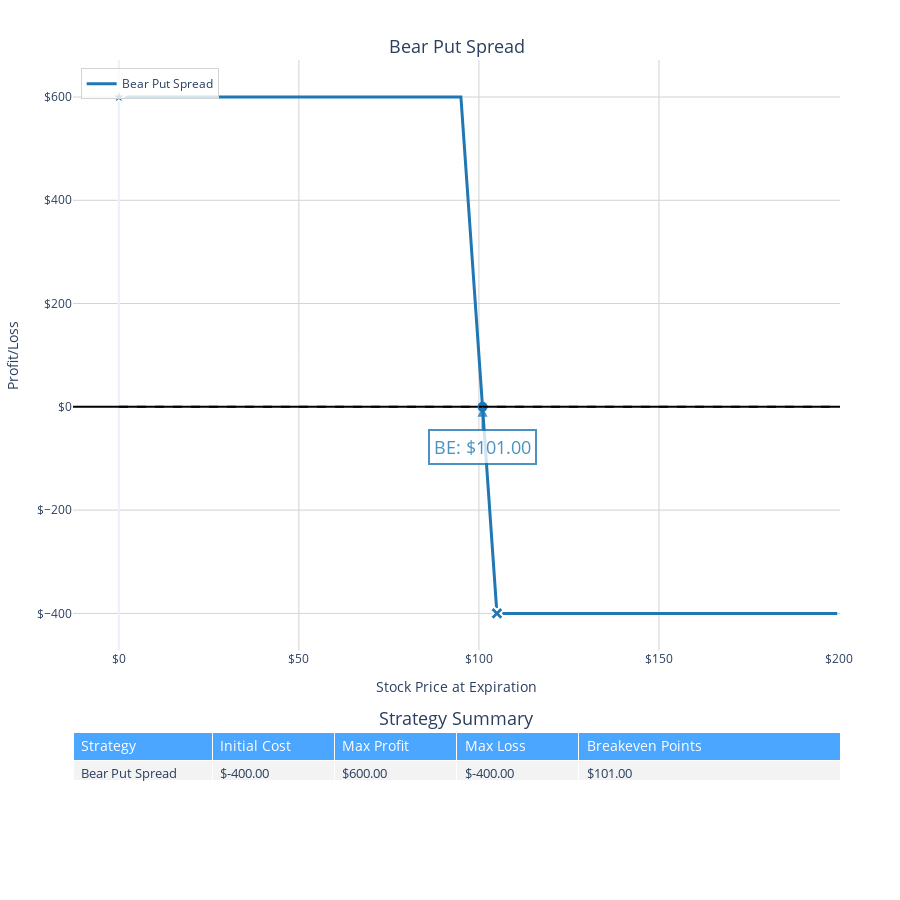

The cell this chart's notebook holds for it:
### Markdown cell above
### Bear put spread
METHOD: buy put option with high strike, sell put option with low strike<br>
REASON: bearish market outlook, but cover risk of increasing prices<br>
RISK: difference in premiums, i.e. (sold premium - bought premium) * 100<br>
REWARD: difference in strikes less the difference in premiums, i.e. ((long strike - short strike) - (sold premium - bought premium))*100

### Code cell
bear_put_spread = OptionsStrategy("Bear Put Spread")
bear_put_spread.add_option('put',105,6)
bear_put_spread.add_option('put',95,2,position=-1)

fig = ploting.plot_strategy_pnl_plotly(
    [bear_put_spread],
    (0,200,0.5),
    "Bear Put Spread"
)
fig.show()

### Figure 1 — Plotly figure (JSON) as saved in the notebook; plotly's stock layout.template omitted (floating-point values rounded to 4 significant figures; data arrays with more than 128 entries replaced by an {"elided": "..."} marker saying what was removed)
{"data": [{"hovertemplate": "<b>Bear Put Spread</b><br>Stock Price: $%{x:.2f}<br>P&L: $%{y:.2f}<br>Initial Cost: $-400.00<br>Max Profit: $600.00<br>Max Loss: $-400.00", "line": {"color": "#1f77b4", "width": 3}, "mode": "lines", "name": "Bear Put Spread", "type": "scatter", "x": {"elided": "400 float values"}, "xaxis": "x", "y": {"elided": "400 int values"}, "yaxis": "y"}, {"hovertemplate": "Breakeven: $101.00", "marker": {"color": "#1f77b4", "size": 10, "symbol": "circle"}, "mode": "markers", "name": "Bear Put Spread BE: $101.00", "showlegend": false, "type": "scatter", "x": [101], "xaxis": "x", "y": [0], "yaxis": "y"}, {"hovertemplate": "Max Profit: $600.00<br>at Stock Price: $0.00", "marker": {"color": "#1f77b4", "line": {"color": "white", "width": 2}, "size": 12, "symbol": "star"}, "mode": "markers", "name": "Bear Put Spread Max Profit", "showlegend": false, "type": "scatter", "x": [0], "xaxis": "x", "y": [600], "yaxis": "y"}, {"hovertemplate": "Max Loss: $-400.00<br>at Stock Price: $105.00", "marker": {"color": "#1f77b4", "line": {"color": "white", "width": 2}, "size": 12, "symbol": "x"}, "mode": "markers", "name": "Bear Put Spread Max Loss", "showlegend": false, "type": "scatter", "x": [105], "xaxis": "x", "y": [-400], "yaxis": "y"}, {"cells": {"align": "left", "fill": {"color": [["rgba(240, 240, 240, 0.8)"], ["rgba(240, 240, 240, 0.8)"], ["rgba(240, 240, 240, 0.8)"], ["rgba(240, 240, 240, 0.8)"], ["rgba(240, 240, 240, 0.8)"]]}, "font": {"size": 13}, "values": [["Bear Put Spread"], ["$-400.00"], ["$600.00"], ["$-400.00"], ["$101.00"]]}, "columnwidth": [0.8, 0.7, 0.7, 0.7, 1.5], "domain": {"x": [0, 1], "y": [0, 0.18]}, "header": {"align": "left", "fill": {"color": "rgba(30, 144, 255, 0.8)"}, "font": {"color": "white", "size": 14}, "values": ["Strategy", "Initial Cost", "Max Profit", "Max Loss", "Breakeven Points"]}, "type": "table"}], "layout": {"annotations": [{"font": {"size": 18}, "showarrow": false, "text": "Bear Put Spread", "x": 0.5, "xanchor": "center", "xref": "paper", "y": 1, "yanchor": "bottom", "yref": "paper"}, {"font": {"size": 18}, "showarrow": false, "text": "Strategy Summary", "x": 0.5, "xanchor": "center", "xref": "paper", "y": 0.18, "yanchor": "bottom", "yref": "paper"}, {"arrowcolor": "#1f77b4", "arrowhead": 2, "arrowsize": 1, "arrowwidth": 2, "ax": 0, "ay": 40, "bgcolor": "white", "bordercolor": "#1f77b4", "borderpad": 4, "borderwidth": 2, "font": {"color": "#1f77b4", "size": 18}, "opacity": 0.8, "showarrow": true, "text": "BE: $101.00", "x": 101, "xref": "x", "y": 0, "yref": "y"}], "height": 900, "hoverlabel": {"bgcolor": "white", "font": {"family": "Arial", "size": 14}}, "hovermode": "closest", "legend": {"bgcolor": "rgba(255, 255, 255, 0.8)", "bordercolor": "lightgrey", "borderwidth": 1, "x": 0.01, "y": 0.99}, "margin": {"b": 20, "l": 60, "r": 60, "t": 60}, "shapes": [{"line": {"color": "black", "dash": "dash", "width": 2}, "type": "line", "x0": 0, "x1": 200, "xref": "x", "y0": 0, "y1": 0, "yref": "y"}], "xaxis": {"anchor": "y", "domain": [0, 1], "gridcolor": "lightgrey", "tickprefix": "$", "title": {"text": "Stock Price at Expiration"}}, "yaxis": {"anchor": "x", "domain": [0.28, 1], "gridcolor": "lightgrey", "tickformat": ",.0f", "tickprefix": "$", "title": {"text": "Profit/Loss"}, "zerolinecolor": "black", "zerolinewidth": 2}}}
